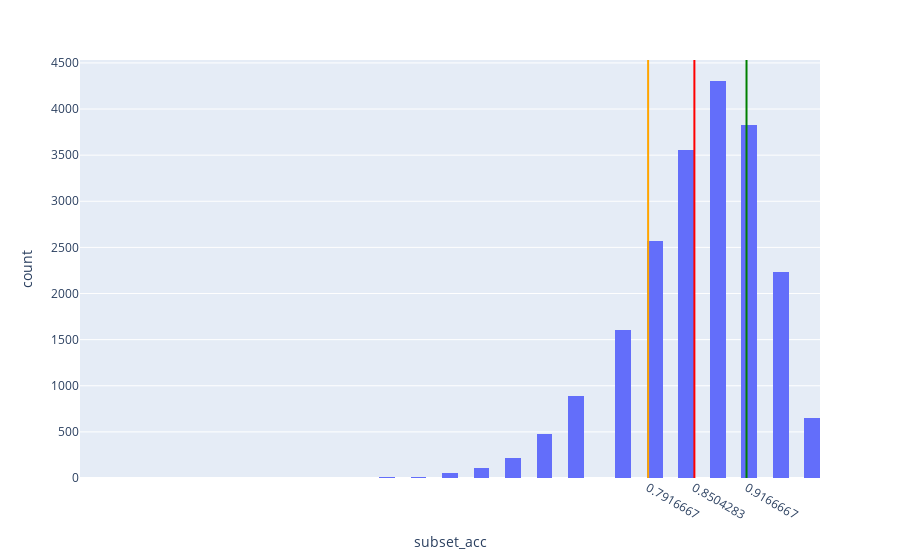

Notebook source saved alongside this figure:
### Code cell
meanVal = caseAccDf["subset_acc"].mean()
# medianVal = multilabelCaseDf["subset_acc"].median()
firstQuarter = np.quantile(caseAccDf["subset_acc"].values, 0.25)
thirdQuarter = np.quantile(caseAccDf["subset_acc"].values, 0.75)

fig = px.histogram(caseAccDf, x="subset_acc")
fig.add_vline(x=meanVal, line_width=2, line_color="red")
# fig.add_vline(x=medianVal, line_width=2, line_color="blue")
fig.add_vline(x=firstQuarter, line_width=2, line_color="orange")
fig.add_vline(x=thirdQuarter, line_width=2, line_color="green")

fig.update_layout(
    xaxis = dict(
        tickmode = 'array',
        tickvals = [meanVal, firstQuarter, thirdQuarter],
    )
)

### Figure 1 — Plotly figure (JSON) as saved in the notebook; plotly's stock layout.template omitted (floating-point values rounded to 4 significant figures; data arrays with more than 128 entries replaced by an {"elided": "..."} marker saying what was removed)
{"data": [{"alignmentgroup": "True", "bingroup": "x", "hovertemplate": "subset_acc=%{x}<br>count=%{y}<extra></extra>", "legendgroup": "", "marker": {"color": "#636efa", "pattern": {"shape": ""}}, "name": "", "offsetgroup": "", "orientation": "v", "showlegend": false, "type": "histogram", "x": {"elided": "20547 float values"}, "xaxis": "x", "yaxis": "y"}], "layout": {"barmode": "relative", "legend": {"tracegroupgap": 0}, "margin": {"t": 60}, "shapes": [{"line": {"color": "red", "width": 2}, "type": "line", "x0": 0.8504, "x1": 0.8504, "xref": "x", "y0": 0, "y1": 1, "yref": "y domain"}, {"line": {"color": "orange", "width": 2}, "type": "line", "x0": 0.7917, "x1": 0.7917, "xref": "x", "y0": 0, "y1": 1, "yref": "y domain"}, {"line": {"color": "green", "width": 2}, "type": "line", "x0": 0.9167, "x1": 0.9167, "xref": "x", "y0": 0, "y1": 1, "yref": "y domain"}], "xaxis": {"anchor": "y", "domain": [0, 1], "tickmode": "array", "tickvals": [0.8504, 0.7917, 0.9167], "title": {"text": "subset_acc"}}, "yaxis": {"anchor": "x", "domain": [0, 1], "title": {"text": "count"}}}}
